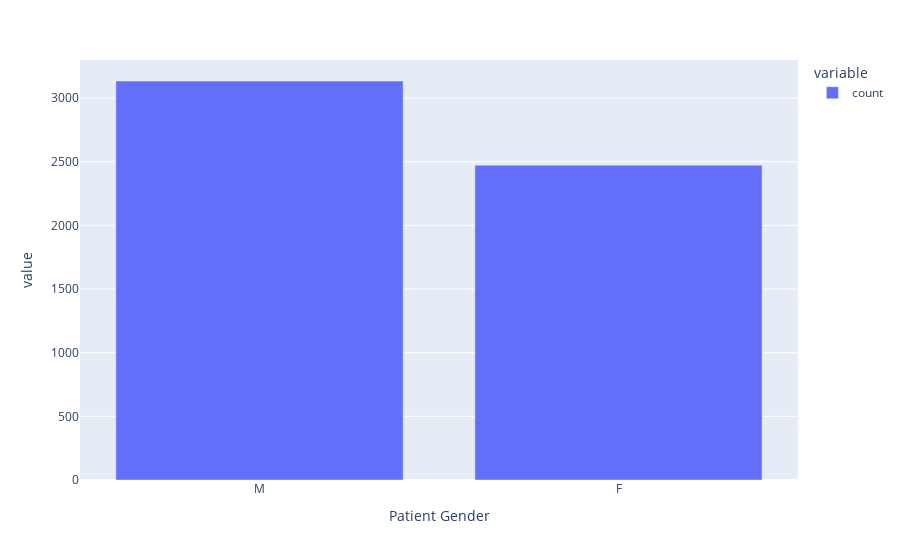

The notebook cell this image was saved under:
### Code cell
data['Patient Gender'].value_counts().plot.bar()

### Figure 1 — Plotly figure (JSON) as saved in the notebook; plotly's stock layout.template omitted (floating-point values rounded to 4 significant figures)
{"data": [{"alignmentgroup": "True", "hovertemplate": "variable=count<br>Patient Gender=%{x}<br>value=%{y}<extra></extra>", "legendgroup": "count", "marker": {"color": "#636efa", "pattern": {"shape": ""}}, "name": "count", "offsetgroup": "count", "orientation": "v", "showlegend": true, "textposition": "auto", "type": "bar", "x": ["M", "F"], "xaxis": "x", "y": [3134, 2472], "yaxis": "y"}], "layout": {"barmode": "relative", "legend": {"title": {"text": "variable"}, "tracegroupgap": 0}, "margin": {"t": 60}, "xaxis": {"anchor": "y", "domain": [0, 1], "title": {"text": "Patient Gender"}}, "yaxis": {"anchor": "x", "domain": [0, 1], "title": {"text": "value"}}}}
